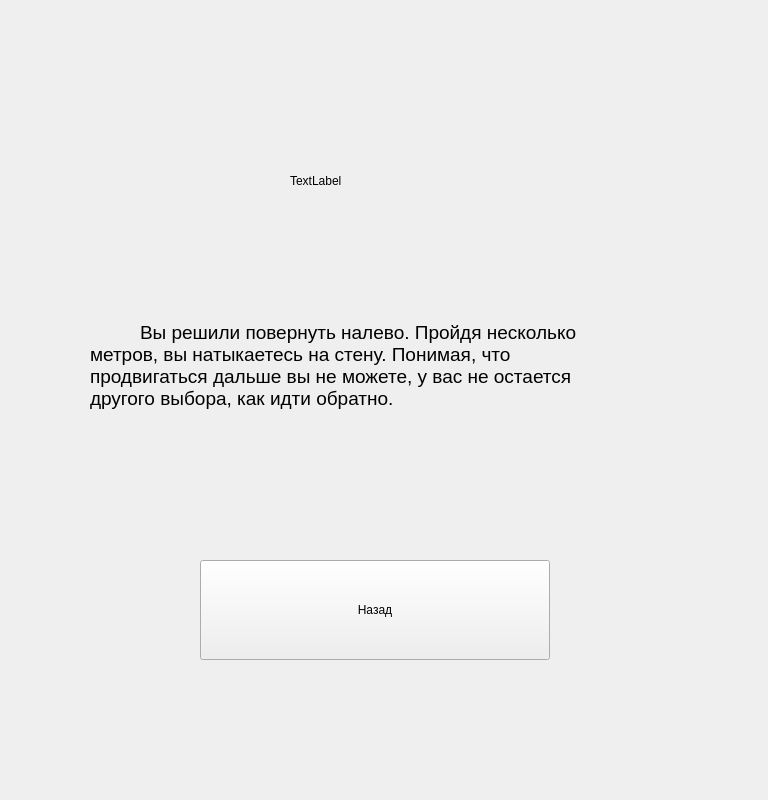
<?xml version="1.0" encoding="UTF-8"?>
<ui version="4.0">
 <class>Razv</class>
 <widget class="QWidget" name="Razv">
  <property name="geometry">
   <rect>
    <x>0</x>
    <y>0</y>
    <width>768</width>
    <height>800</height>
   </rect>
  </property>
  <property name="windowTitle">
   <string>Form</string>
  </property>
  <widget class="QPushButton" name="pushButton">
   <property name="geometry">
    <rect>
     <x>200</x>
     <y>560</y>
     <width>350</width>
     <height>100</height>
    </rect>
   </property>
   <property name="text">
    <string>Назад</string>
   </property>
  </widget>
  <widget class="QLabel" name="label_2">
   <property name="geometry">
    <rect>
     <x>90</x>
     <y>190</y>
     <width>631</width>
     <height>351</height>
    </rect>
   </property>
   <property name="text">
    <string>&lt;html&gt;&lt;head/&gt;&lt;style&gt; p {text-indent: 50px} &lt;/style&gt;&lt;body&gt;&lt;p align=&quot;justify&quot;&gt;&lt;span style=&quot; font-size:14pt;&quot;&gt;Вы решили повернуть налево. Пройдя несколько&lt;br/&gt;метров, вы натыкаетесь на стену. Понимая, что&lt;br/&gt;продвигаться дальше вы не можете, у вас не остается&lt;br/&gt;другого выбора, как идти обратно.&lt;/span&gt;&lt;/p&gt;&lt;/body&gt;&lt;/html&gt;</string>
   </property>
  </widget>
  <widget class="QLabel" name="label_pict">
   <property name="geometry">
    <rect>
     <x>0</x>
     <y>0</y>
     <width>768</width>
     <height>800</height>
    </rect>
   </property>
   <property name="text">
    <string/>
   </property>
   <property name="pixmap">
    <pixmap>../PICT/pict2.png</pixmap>
   </property>
  </widget>
  <widget class="QLabel" name="label5">
   <property name="geometry">
    <rect>
     <x>290</x>
     <y>130</y>
     <width>251</width>
     <height>101</height>
    </rect>
   </property>
   <property name="styleSheet">
    <string notr="true">font: 14pt &quot;Times New Roman&quot;;</string>
   </property>
   <property name="text">
    <string>TextLabel</string>
   </property>
  </widget>
  <zorder>label_pict</zorder>
  <zorder>pushButton</zorder>
  <zorder>label_2</zorder>
  <zorder>label5</zorder>
 </widget>
 <resources/>
 <connections/>
</ui>
